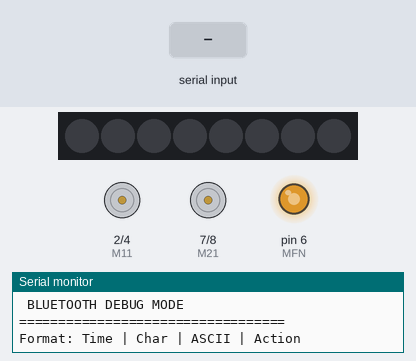
Recording of a sketch running on a simulated Arduino Uno, built with avr-gcc and run on an emulated ATmega328P. Shown: 8 RGB LEDs in strip order, left to right, motor-driver pin pairs drawn as motors (green arrow = first pin HIGH = forward, orange = second pin HIGH = backward, longer = more drive), output pins drawn as LEDs (lit = HIGH), the last lines printed to the serial monitor. Inputs (shaded band) come from the test bench. Dim RGB values are drawn brighter than linear.

Above: at 1.2 s.
1.3 s: "H" received over Serial
At 1.7 s:
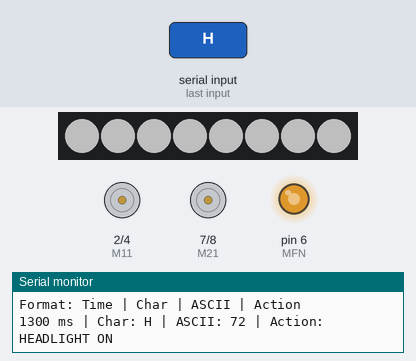
2.8 s: "F" received over Serial
At 4.0 s:
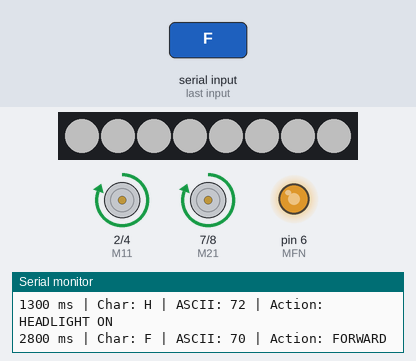
4.3 s: "B" received over Serial
At 5.1 s:
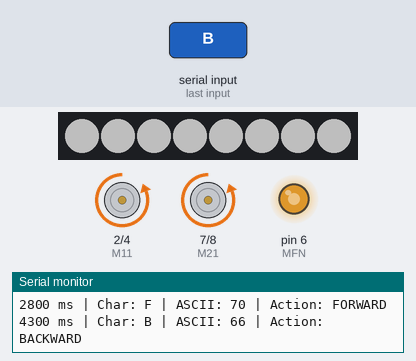
5.8 s: "L" received over Serial
At 6.3 s:
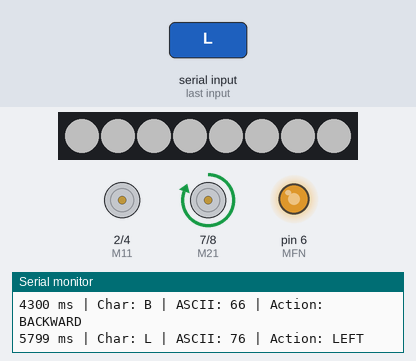
7.3 s: "R" received over Serial
At 8.5 s:
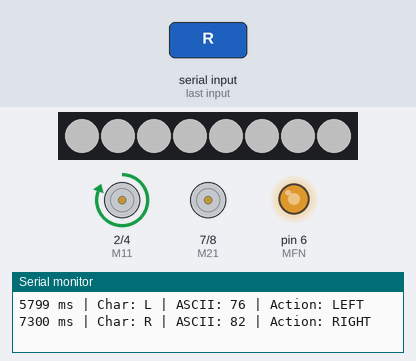
8.8 s: "+" received over Serial
At 9.8 s:
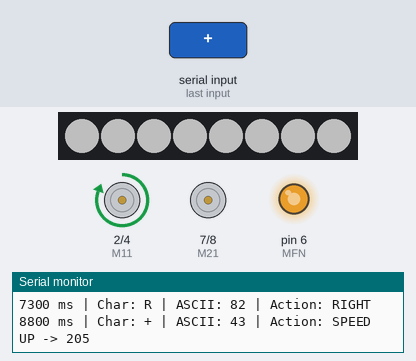
Timing chart, 0 to 11.3 s (numbered marks = the images above; inputs shaded):
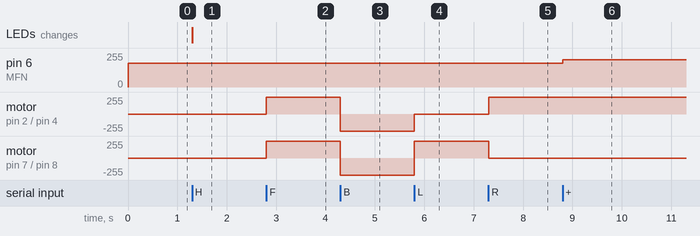

The sketch:

Practical_48.ino
```cpp
/*
==========================================
Practical-48 : Debug Bluetooth Commands
==========================================

HC-05 TX -> D0
HC-05 RX -> D1

Verified Board Mapping
M11 -> D2
M12 -> D4
MFN -> D6 (PWM)
M21 -> D7
M22 -> D8

RGB LED -> D11 (WS2812B)
==========================================
*/

#include <Adafruit_NeoPixel.h>

#define M11 2
#define M12 4
#define MFN 6
#define M21 7
#define M22 8

#define RGB_PIN 11
#define NUMPIXELS 8

Adafruit_NeoPixel strip(NUMPIXELS, RGB_PIN, NEO_GRB + NEO_KHZ800);

int speedValue = 180;

//==========================
void setup()
//==========================
{
  Serial.begin(9600);

  pinMode(M11, OUTPUT);
  pinMode(M12, OUTPUT);
  pinMode(M21, OUTPUT);
  pinMode(M22, OUTPUT);
  pinMode(MFN, OUTPUT);

  strip.begin();
  strip.setBrightness(80);
  strip.clear();
  strip.show();

  analogWrite(MFN, speedValue);

  stopCar();

  Serial.println("==================================");
  Serial.println(" BLUETOOTH DEBUG MODE ");
  Serial.println("==================================");
  Serial.println("Format: Time | Char | ASCII | Action");
}

//==========================
void forward()
{
  digitalWrite(M11, HIGH);
  digitalWrite(M12, LOW);
  digitalWrite(M21, HIGH);
  digitalWrite(M22, LOW);
}

void backward()
{
  digitalWrite(M11, LOW);
  digitalWrite(M12, HIGH);
  digitalWrite(M21, LOW);
  digitalWrite(M22, HIGH);
}

void left()
{
  digitalWrite(M11, LOW);
  digitalWrite(M12, LOW);
  digitalWrite(M21, HIGH);
  digitalWrite(M22, LOW);
}

void right()
{
  digitalWrite(M11, HIGH);
  digitalWrite(M12, LOW);
  digitalWrite(M21, LOW);
  digitalWrite(M22, LOW);
}

void stopCar()
{
  digitalWrite(M11, LOW);
  digitalWrite(M12, LOW);
  digitalWrite(M21, LOW);
  digitalWrite(M22, LOW);
}

void headLight(bool state)
{
  if (state) {
    for (int i = 0; i < NUMPIXELS; i++)
      strip.setPixelColor(i, strip.Color(255, 255, 255));
  } else {
    strip.clear();
  }
  strip.show();
}

//==========================
void printDebug(char c, String action)
//==========================
{
  Serial.print(millis());
  Serial.print(" ms | Char: ");
  Serial.print(c);
  Serial.print(" | ASCII: ");
  Serial.print((int)c);
  Serial.print(" | Action: ");
  Serial.println(action);
}

//==========================
void loop()
//==========================
{
  if (Serial.available())
  {
    char cmd = toupper(Serial.read());

    switch (cmd)
    {
      case 'F':
        forward();
        printDebug(cmd, "FORWARD");
        break;

      case 'B':
        backward();
        printDebug(cmd, "BACKWARD");
        break;

      case 'L':
        left();
        printDebug(cmd, "LEFT");
        break;

      case 'R':
        right();
        printDebug(cmd, "RIGHT");
        break;

      case 'S':
        stopCar();
        printDebug(cmd, "STOP");
        break;

      case '+':
        if (speedValue < 255)
          speedValue += 25;
        analogWrite(MFN, speedValue);
        printDebug(cmd, "SPEED UP -> " + String(speedValue));
        break;

      case '-':
        if (speedValue > 25)
          speedValue -= 25;
        analogWrite(MFN, speedValue);
        printDebug(cmd, "SPEED DOWN -> " + String(speedValue));
        break;

      case 'H':
      case 'C':
        headLight(true);
        printDebug(cmd, "HEADLIGHT ON");
        break;

      case 'X':
        headLight(false);
        printDebug(cmd, "HEADLIGHT OFF");
        break;

      case '0':
      case 'T':
        printDebug(cmd, "IGNORED (release/free button)");
        break;

      default:
        printDebug(cmd, "INVALID COMMAND");
        break;
    }
  }
}
```

Measured:
- after the input at 1.3 s, the LEDs: change at once (image 1)
- after the input at 2.8 s, motor on pin 2 (M11) / pin 4 (M12), motor on pin 7 (M21) / pin 8 (M22): stopped → forward 255/255 at once
- after the input at 4.3 s, motor on pin 2 (M11) / pin 4 (M12), motor on pin 7 (M21) / pin 8 (M22): forward 255/255 → backward 255/255 at once
- after the input at 5.8 s, motor on pin 2 (M11) / pin 4 (M12): backward 255/255 → stopped at once; motor on pin 7 (M21) / pin 8 (M22): backward 255/255 → forward 255/255 at once
- after the input at 7.3 s, motor on pin 2 (M11) / pin 4 (M12): stopped → forward 255/255 at once; motor on pin 7 (M21) / pin 8 (M22): forward 255/255 → stopped at once
- after the input at 8.8 s, pin 6 (MFN): 180/255 → 205/255 at once
